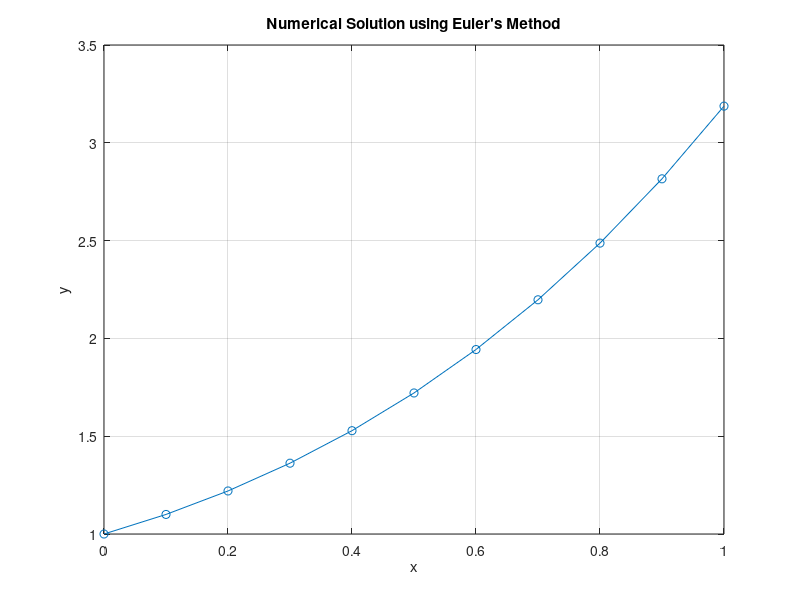

This figure's MATLAB source:
% Define the ODE dy/dx = f(x, y) 
f = @(x, y) x + y; 
% Define initial condition 
x0 = 0; 
y0 = 1; 
% Define the step size 
h = 0.1; 
% Define the final x value 
x_final = 1; 
% Initialize arrays to store x and y values 
x_values = x0:h:x_final; 
y_values = zeros(size(x_values)); 
y_values(1) = y0; 
% Implement Euler's Method 
for i = 1:length(x_values)-1 
y_values(i+1) = y_values(i) + h * f(x_values(i), y_values(i)); 
end 
% Plot the numerical solution 
plot(x_values, y_values, '-o'); 
xlabel('x'); 
ylabel('y'); 
title('Numerical Solution using Euler''s Method'); 
grid on;
